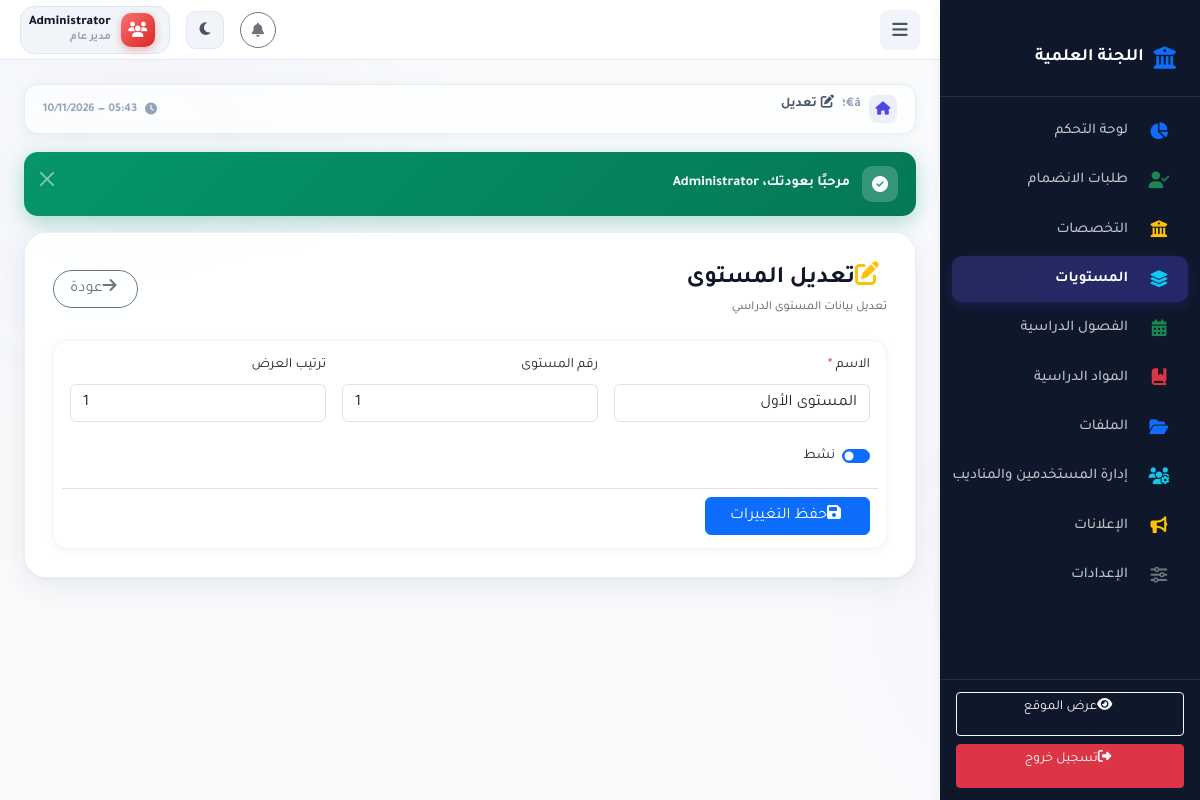
/admin/levels/1/edit (signed in), run on the app's committed database.
### tables this page shows
CREATE TABLE IF NOT EXISTS levels (
    id INT PRIMARY KEY AUTO_INCREMENT,
    name VARCHAR(50) NOT NULL UNIQUE,
    level_number INT NOT NULL UNIQUE,
    sort_order INT DEFAULT 0,
    is_active BOOLEAN DEFAULT TRUE,
    created_at TIMESTAMP DEFAULT CURRENT_TIMESTAMP
);

### app/Core/Controller.php (called while the page is built, shortened)
<?php
abstract class Controller
{
    protected function view(string $view, array $data = []): void
    {
        View::render($view, $data);
    }
    protected function getParam(string $key, $default = null)
    {
        return $_GET[$key] ?? $default;
    }
}

### app/Controllers/LevelController.php (called while the page is built, shortened)
<?php
class LevelController extends Controller
{
    public function edit(): void
    {
        $id = $this->getParam('id');
        $level = Level::find($id);
        $this->view('admin/levels/edit', ['level' => $level]);
    }
}

### public/index.php (called while the page is built, shortened)
<?php
require_once __DIR__ . '/../app/Config/Helpers.php';
spl_autoload_register(function ($class) {
    if (str_starts_with($class, 'App\\')) {
        $file = __DIR__ . '/../app/' . str_replace('\\', '/', substr($class, 4)) . '.php';
    }
});
$router = new \App\Config\Router();
$router->registerMiddleware('Auth', \App\Middleware\Auth::class);
$router->registerMiddleware('Admin', \App\Middleware\Admin::class);
$router->registerMiddleware('AdminAccess', \App\Middleware\AdminAccess::class);
$uri = $_SERVER['REQUEST_URI'];
$method = $_SERVER['REQUEST_METHOD'];
$router->dispatch($uri, $method);

### index.php (called while the page is built, shortened)
<?php
require __DIR__ . '/public/index.php';

### app/Config/Helpers.php (called while the page is built, shortened)
<?php
if (!function_exists('env')) {
    function env(string $key, $default = null)
    {
        $value = getenv($key);
        switch (strtolower($value)) {
            case 'false':
                return false;
        }
        return $value;
    }
}
if (!function_exists('url')) {
    function url(string $path = ''): string
    {
        $scriptName = $_SERVER['SCRIPT_NAME'] ?? '';
        $basePath = rtrim(dirname($scriptName), '/\\');
        return $basePath . '/' . ltrim($path, '/\\');
    }
}
if (!function_exists('old')) {
    function old(string $key, $default = '')
    {
        return $_SESSION['_old_input'][$key] ?? $default;
    }
}
if (!function_exists('escape')) {
    function escape(?string $value): string
    {
        return htmlspecialchars($value ?? '', ENT_QUOTES, 'UTF-8');
    }
}

### config/database.php (called while the page is built)
<?php
return [
    'driver' => 'mysql',
    'host' => env('DB_HOST', '127.0.0.1'),
    'port' => env('DB_PORT', 3306),
    'database' => env('DB_NAME', 'university_system'),
    'username' => env('DB_USER', 'root'),
    'password' => env('DB_PASS', ''),
    'charset' => 'utf8mb4',
    'collation' => 'utf8mb4_unicode_ci',
    'prefix' => '',
];

### app/Config/Database.php (called while the page is built, shortened)
<?php
class Database
{
    private static ?Database $instance = null;
    private ?PDO $connection = null;
    private function __construct()
    {
        $config = require __DIR__ . '/../../config/database.php';
        try {
            $dsn = "mysql:host={$config['host']};port={$config['port']};dbname={$config['database']};charset={$config['charset']}";
            $this->connection = new PDO($dsn, $config['username'], $config['password'], [
                PDO::ATTR_ERRMODE => PDO::ERRMODE_EXCEPTION,
                PDO::ATTR_DEFAULT_FETCH_MODE => PDO::FETCH_OBJ,
                PDO::ATTR_EMULATE_PREPARES => false,
            ]);
        } catch (PDOException $e) {
            die('Database connection failed: ' . $e->getMessage());
        }
    }
    public static function getInstance(): self
    {
        if (self::$instance === null) {
            self::$instance = new self();
        }
        return self::$instance;
    }
    public function getConnection(): PDO
    {
        return $this->connection;
    }
    public static function raw(string $sql, array $params = []): \PDOStatement
    {
        $stmt = self::getInstance()->getConnection()->prepare($sql);
        $stmt->execute($params);
        return $stmt;
    }
    public static function fetch(string $sql, array $params = [])
    {
        return self::raw($sql, $params)->fetch();
    }
}

### app/Core/Model.php (called while the page is built, shortened)
<?php
abstract class Model
{
    protected static string $table;
    public static function find(int $id)
    {
        return Database::fetch("SELECT * FROM " . static::$table . " WHERE id = ?", [$id]);
    }
}

### app/Views/admin/levels/edit.php (the view, shortened to what this page needs)
<div class="d-flex justify-content-between align-items-center flex-wrap gap-2 mb-4">
    <div>
        <h4 class="fw-bold mb-1"><i class="fas fa-edit ms-2 text-warning"></i>تعديل المستوى</h4>
        <p class="text-muted small mb-0">تعديل بيانات المستوى الدراسي</p>
    </div>
    <div>
        <a href="<?php echo url('/admin/levels'); ?>" class="btn btn-outline-secondary rounded-pill px-3">
            <i class="fas fa-arrow-right ms-1"></i>عودة
        </a>
    </div>
</div>
<div class="card shadow-sm">
    <div class="card-body">
        <form action="<?php echo url('/admin/levels/' . escape($level->id) . '/update'); ?>" method="POST">
            <div class="row g-3">
                <div class="col-md-4">
                    <label for="name" class="form-label">الاسم <span class="text-danger">*</span></label>
                    <input type="text" class="form-control" id="name" name="name" value="<?php echo escape(old('name', $level->name)); ?>" required>
                </div>
                <div class="col-md-4">
                    <label for="level_number" class="form-label">رقم المستوى</label>
                    <input type="number" class="form-control" id="level_number" name="level_number" value="<?php echo escape(old('level_number', $level->level_number ?? '')); ?>">
                </div>
                <div class="col-md-4">
                    <label for="sort_order" class="form-label">ترتيب العرض</label>
                    <input type="number" class="form-control" id="sort_order" name="sort_order" value="<?php echo escape(old('sort_order', $level->sort_order ?? 0)); ?>">
                </div>
                <div class="col-md-6">
                    <div class="form-check form-switch mt-2">
                        <input class="form-check-input" type="checkbox" id="is_active" name="is_active" value="1" <?php echo (old('is_active', $level->is_active ?? '1')) ? 'checked' : ''; ?>>
                        <label class="form-check-label" for="is_active">نشط</label>
                    </div>
                </div>
                <div class="col-12 pt-2 border-top">
                    <button type="submit" class="btn btn-primary px-4">
                        <i class="fas fa-save ms-1"></i>حفظ التغييرات
                    </button>
                </div>
            </div>
        </form>
    </div>
</div>

### app/Config/Router.php (shortened to what this page needs)
<?php
class Router
{
    private array $routes = [];
    public function __construct()
    {
        $routes = require __DIR__ . '/../../config/routes.php';
        foreach ($routes as $pattern => $config) {
            $this->routes[] = [
                'pattern' => $this->patternToRegex($pattern),
                'original' => $pattern,
                'config' => $config,
            ];
        }
    }
    private function patternToRegex(string $pattern): string
    {
        $regex = preg_replace('/\{(\w+)\}/', '(?P<$1>[^/]+)', $pattern);
        return '#^' . $regex . '$#';
    }
    public function dispatch(string $uri, string $method): void
    {
        $uri = parse_url($uri, PHP_URL_PATH);
        $uri = str_replace('\\', '/', $uri);
        $uri = rtrim($uri, '/') ?: '/';
        $basePath = str_replace('\\', '/', dirname($_SERVER['SCRIPT_NAME'] ?? ''));
        if ($basePath !== '/' && $basePath !== '.') {
            if (str_starts_with($uri, $basePath)) {
                $uri = substr($uri, strlen($basePath));
            } else {
                $basePathNoPublic = preg_replace('#/public$#i', '', $basePath);
                if ($basePathNoPublic !== '' && $basePathNoPublic !== '/' && str_starts_with($uri, $basePathNoPublic)) {
                    $uri = substr($uri, strlen($basePathNoPublic));
                }
            }
        }
        $uri = '/' . ltrim($uri, '/');
        foreach ($this->routes as $route) {
            if (!preg_match($route['pattern'], $uri, $matches)) {
                continue;
            }
            $params = array_filter($matches, 'is_string', ARRAY_FILTER_USE_KEY);
            $action = $route['config']['action'];
            $controller = new $controllerClass();
            if (!empty($params)) {
                $controller->$action(...array_values($params));
            } else {
                $controller->$action();
            }
            return;
        }
    }
}

### public/assets/css/responsive.css (style rules this page uses)
html { font-size: 16px; }
.card { border-radius: 12px; }
html, body { overflow-x: hidden; max-width: 100%; }
* { min-width: 0; }

### data on the page
levels: name "المستوى الأول", level_number "1", sort_order "1", level_number "☑"
